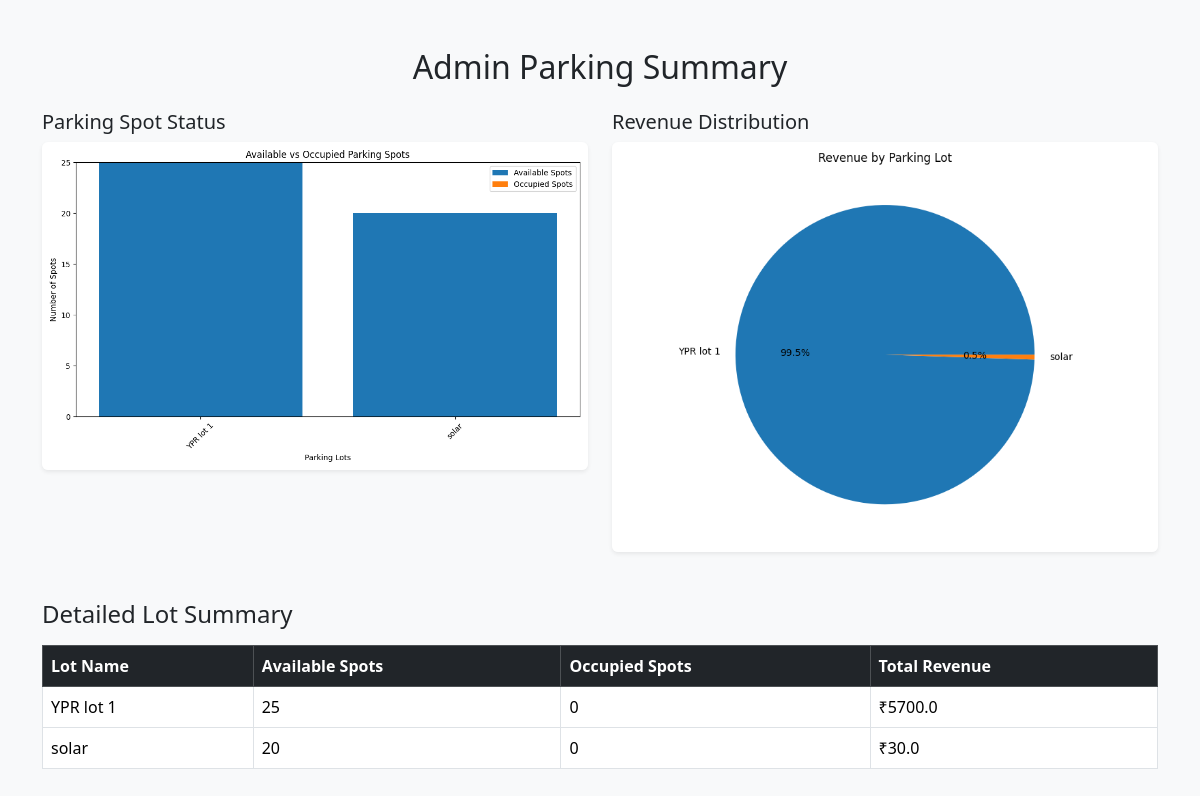
Screenshot of /admin/summary (signed in) with the database file from the repository.
### models.py (models this page shows)
class Parking(db.Model):
    __tablename__ = "parking"
    id = db.Column(db.Integer, primary_key=True)
    primary_location_name = db.Column(db.String(20), nullable=False)
    address = db.Column(db.String(20), nullable=False)
    pin_code = db.Column(db.String(20), nullable=False)
    price = db.Column(db.Float, nullable=False)
    number_of_spots = db.Column(db.Integer, nullable=False)
    spots = db.relationship(
        "parkingSpot", back_populates="parking", cascade="all, delete-orphan"
    )

### controllers.py (the view)
@app.route("/admin/summary", methods=["GET", "POST"])
def admin_summary():
    if "username" not in session or session["username"] != "admin":
        return redirect(url_for("login"))
    lots = Parking.query.order_by(Parking.primary_location_name).all()
    lot_names = []
    available_counts = []
    occupied_counts = []
    revenue_by_lot = []
    for lot in lots:
        lot_names.append(lot.primary_location_name)
        available = parkingSpot.query.filter_by(parking_id=lot.id, status="A").count()
        occupied = parkingSpot.query.filter_by(parking_id=lot.id, status="O").count()
        available_counts.append(available)
        occupied_counts.append(occupied)
        total_revenue = 0
        for spot in lot.spots:
            for booking in spot.bookings:
                if booking.status == "Released":
                    total_revenue += booking.parking_cost
        revenue_by_lot.append(total_revenue)
    os.makedirs(app.config["CHART_FOLDER"], exist_ok=True)
    plt.figure(figsize=(10, 6))
    plt.bar(lot_names, available_counts, label="Available Spots")
    plt.bar(lot_names, occupied_counts, bottom=available_counts, label="Occupied Spots")
    plt.xlabel("Parking Lots")
    plt.ylabel("Number of Spots")
    plt.title("Available vs Occupied Parking Spots")
    plt.legend()
    plt.xticks(rotation=45)
    plt.tight_layout()
    bar_chart_path = os.path.join(app.config["CHART_FOLDER"], "bar_chart.png")
    plt.savefig(bar_chart_path)
    plt.close()
    plt.figure(figsize=(8, 6))
    plt.pie(revenue_by_lot, labels=lot_names, autopct="%1.1f%%")
    plt.title("Revenue by Parking Lot")
    plt.tight_layout()
    pie_chart_path = os.path.join(app.config["CHART_FOLDER"], "pie_chart.png")
    plt.savefig(pie_chart_path)
    plt.close()
    bar_chart_url = url_for("static", filename="charts/bar_chart.png")
    pie_chart_url = url_for("static", filename="charts/pie_chart.png")
    return render_template(
        "admin_summary.html",
        lots=lots,
        available_counts=available_counts,
        occupied_counts=occupied_counts,
        revenue_by_lot=revenue_by_lot,
        bar_chart_url=bar_chart_url,
        pie_chart_url=pie_chart_url,
    )

### templates/admin_summary.html (shortened to what this page needs)
<!DOCTYPE html>
<html lang="en">
<head>
    <link href="https://cdn.jsdelivr.net/npm/bootstrap@5.3.3/dist/css/bootstrap.min.css" rel="stylesheet">
</head>
<body class="bg-light">
    <div class="container my-5">
        <h2 class="mb-4 text-center">Admin Parking Summary</h2>
        <div class="row">
            <div class="col-md-6">
                <h5>Parking Spot Status</h5>
                <img src="{{ bar_chart_url }}" alt="Bar Chart" class="img-fluid rounded shadow-sm">
            </div>
            <div class="col-md-6">
                <h5>Revenue Distribution</h5>
                <img src="{{ pie_chart_url }}" alt="Pie Chart" class="img-fluid rounded shadow-sm">
            </div>
        </div>
        <div class="mt-5">
            <h4 class="mb-3">Detailed Lot Summary</h4>
            <table class="table table-bordered table-hover">
                <thead class="table-dark">
                    <tr>
                        <th>Lot Name</th>
                        <th>Available Spots</th>
                        <th>Occupied Spots</th>
                        <th>Total Revenue</th>
                    </tr>
                </thead>
                <tbody>
                    {% for i in range(lots|length) %}
                        <tr>
                            <td>{{ lots[i].primary_location_name }}</td>
                            <td>{{ available_counts[i] }}</td>
                            <td>{{ occupied_counts[i] }}</td>
                            <td>₹{{ revenue_by_lot[i] }}</td>
                        </tr>
                    {% endfor %}
                </tbody>
            </table>
        </div>
    </div>
</body>
</html>

### rows the page displays
Parking: primary_location_name "YPR lot 1"
Parking: primary_location_name "solar"

### other values shown
{{ available_counts[i] }} "25" "20"
{{ occupied_counts[i] }} "0" "0"
{{ revenue_by_lot[i] }} "5700.0" "30.0"
